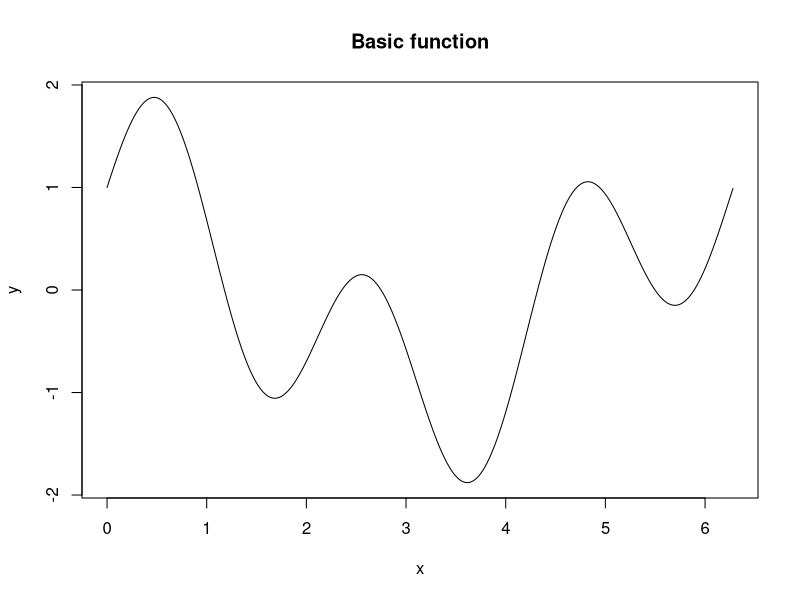
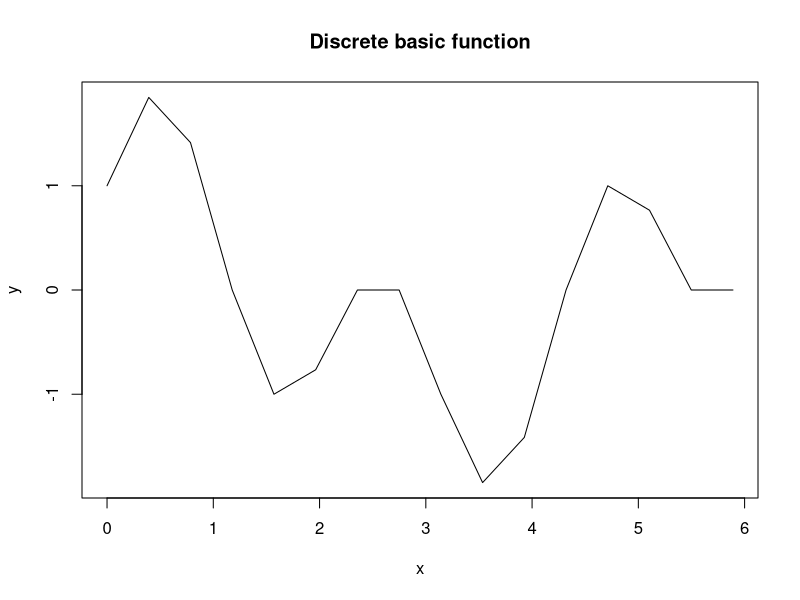

The R source for these figures, in order:
y <- function(x) {
  return (sin(3 * x) + cos(x))
}

custom_plot <- function(x, y, head_title) {
  plot(x, y, type = "l", xlab = "x", ylab = "y", main = head_title)
}

# Dots num
N <- 16

#Period
T <- 2 * pi

#Interval
a <- 0
b <- a + T

# basic function
basic_xdots <- seq(a, b, by = 0.01)
basic_ydots <- y(basic_xdots)
custom_plot(basic_xdots, basic_ydots, "Basic function")

#discrete basic function
xdots <- seq(0, N - 1, by = 1)
basic_xdots <- seq(a, b, length.out = (N + 1))
basic_xdots <- basic_xdots[ basic_xdots < b]
basic_ydots <- y(basic_xdots)
custom_plot(basic_xdots, basic_ydots, "Discrete basic function")

#custom sign
custom_sign <- function(num) {
  return ((sign(num) > 0) ? 1 : (-1))
}

#rademacher function
r <- function(k, t) {
  if (t < 0 || t >= 1)
  return (custom_sign(sin((2 ^ k) * pi * t)))
}
